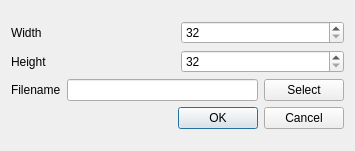
<?xml version="1.0" encoding="UTF-8"?>
<ui version="4.0">
 <class>DialogSaveImage</class>
 <widget class="QDialog" name="DialogSaveImage">
  <property name="geometry">
   <rect>
    <x>0</x>
    <y>0</y>
    <width>355</width>
    <height>151</height>
   </rect>
  </property>
  <property name="sizePolicy">
   <sizepolicy hsizetype="Fixed" vsizetype="Fixed">
    <horstretch>0</horstretch>
    <verstretch>0</verstretch>
   </sizepolicy>
  </property>
  <property name="windowTitle">
   <string>Save Image</string>
  </property>
  <property name="modal">
   <bool>true</bool>
  </property>
  <layout class="QGridLayout" name="gridLayout">
   <item row="0" column="0">
    <layout class="QVBoxLayout" name="verticalLayout">
     <item>
      <layout class="QHBoxLayout" name="horizontalLayout_2">
       <item>
        <widget class="QLabel" name="labelWidth">
         <property name="text">
          <string>Width</string>
         </property>
        </widget>
       </item>
       <item>
        <widget class="QSpinBox" name="spinBoxWidth">
         <property name="minimum">
          <number>32</number>
         </property>
         <property name="maximum">
          <number>10000</number>
         </property>
        </widget>
       </item>
      </layout>
     </item>
     <item>
      <layout class="QHBoxLayout" name="horizontalLayout_3">
       <item>
        <widget class="QLabel" name="labelHeight">
         <property name="text">
          <string>Height</string>
         </property>
        </widget>
       </item>
       <item>
        <widget class="QSpinBox" name="spinBoxHeight">
         <property name="minimum">
          <number>32</number>
         </property>
         <property name="maximum">
          <number>10000</number>
         </property>
        </widget>
       </item>
      </layout>
     </item>
     <item>
      <layout class="QHBoxLayout" name="horizontalLayout_4">
       <item>
        <widget class="QLabel" name="labelWidth_2">
         <property name="text">
          <string>Filename</string>
         </property>
        </widget>
       </item>
       <item>
        <layout class="QHBoxLayout" name="horizontalLayout">
         <item>
          <widget class="QLineEdit" name="lineEditFilename"/>
         </item>
         <item>
          <widget class="QPushButton" name="pushButtonFilename">
           <property name="text">
            <string>Select</string>
           </property>
          </widget>
         </item>
        </layout>
       </item>
      </layout>
     </item>
     <item>
      <widget class="QDialogButtonBox" name="buttonBox">
       <property name="orientation">
        <enum>Qt::Horizontal</enum>
       </property>
       <property name="standardButtons">
        <set>QDialogButtonBox::Cancel|QDialogButtonBox::Ok</set>
       </property>
      </widget>
     </item>
    </layout>
   </item>
  </layout>
 </widget>
 <resources/>
 <connections>
  <connection>
   <sender>buttonBox</sender>
   <signal>accepted()</signal>
   <receiver>DialogSaveImage</receiver>
   <slot>accept()</slot>
   <hints>
    <hint type="sourcelabel">
     <x>248</x>
     <y>254</y>
    </hint>
    <hint type="destinationlabel">
     <x>157</x>
     <y>274</y>
    </hint>
   </hints>
  </connection>
  <connection>
   <sender>buttonBox</sender>
   <signal>rejected()</signal>
   <receiver>DialogSaveImage</receiver>
   <slot>reject()</slot>
   <hints>
    <hint type="sourcelabel">
     <x>316</x>
     <y>260</y>
    </hint>
    <hint type="destinationlabel">
     <x>286</x>
     <y>274</y>
    </hint>
   </hints>
  </connection>
 </connections>
</ui>
